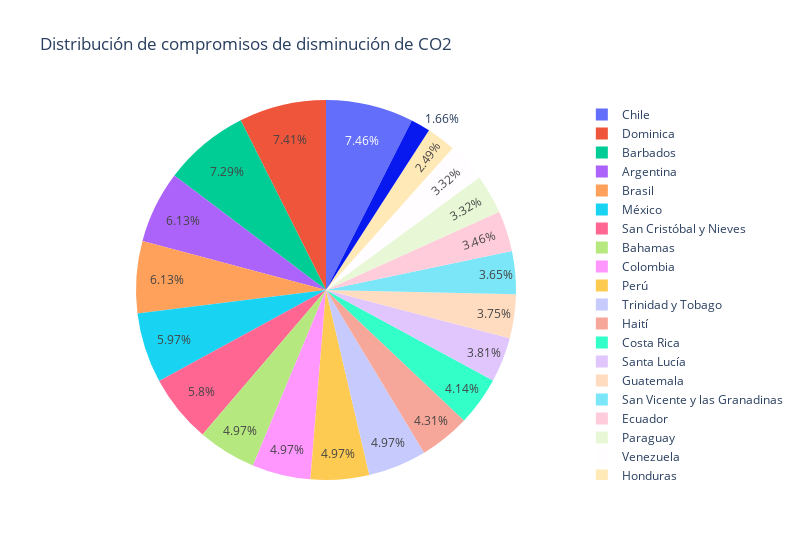

The cell this chart's notebook holds for it:
### Code cell
fig = px.pie(df[df['Compromiso'] != 0], names='País', values='Compromiso', width=800, title='Distribución de compromisos de disminución de CO2')
fig.show()

### Figure 1 — Plotly figure (JSON) as saved in the notebook; plotly's stock layout.template omitted (floating-point values rounded to 4 significant figures)
{"data": [{"domain": {"x": [0, 1], "y": [0, 1]}, "hovertemplate": "País=%{label}<br>Compromiso=%{value}<extra></extra>", "labels": ["Argentina", "Bahamas", "Barbados", "Brasil", "Chile", "Colombia", "Costa Rica", "Dominica", "Ecuador", "Guatemala", "Haití", "Honduras", "Jamaica", "México", "Paraguay", "Perú", "San Cristóbal y Nieves", "San Vicente y las Granadinas", "Santa Lucía", "Trinidad y Tobago", "Venezuela"], "legendgroup": "", "name": "", "showlegend": true, "type": "pie", "values": [37, 30, 44, 37, 45, 30, 25, 44.7, 20.9, 22.6, 26, 15, 10, 36, 20, 30, 35, 22, 23, 30, 20]}], "layout": {"legend": {"tracegroupgap": 0}, "title": {"text": "Distribución de compromisos de disminución de CO2"}, "width": 800}}
